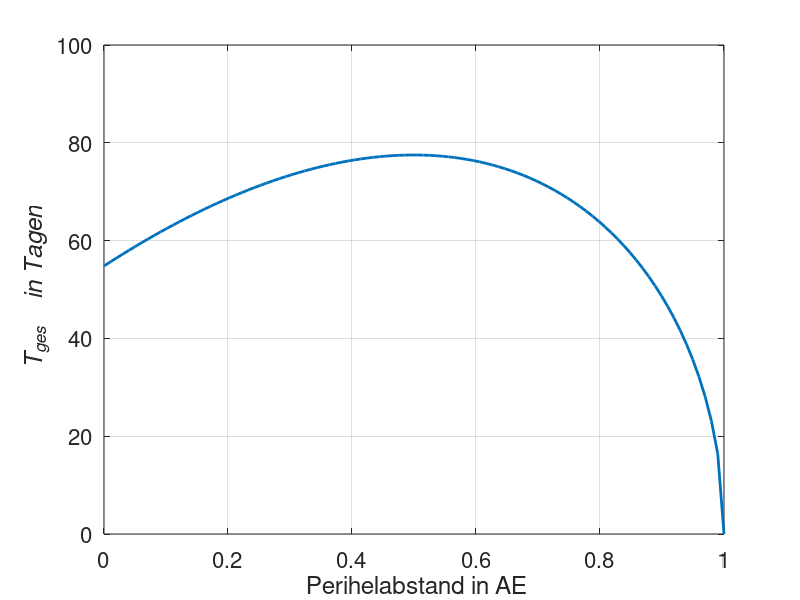

Reproduce this figure in MATLAB.
% -------------------------------------------------------------------------
% VerweildauerKomet.m
% -------------------------------------------------------------------------
% MATLAB-Programm zum Kapitel Himmelsmechanik aus
% "Physikalische Fingerübungen" von Michael Kaschke und Holger Cartarius
% unter Mitwirkung von Ulrich Potthoff
% Alle Rechte bei den Autoren
% Freier Gebrauch mit Buch und/oder Angabe der Quelle erlaubt.
% -------------------------------------------------------------------------
% Verweildauer eines Kometen in Erdnähe.
% -------------------------------------------------------------------------

clc
clear all
close all 

k=linspace(0,1,100);

T = 4*365.25*sqrt(1+3*k-4*k.^3)/(3*sqrt(2)*2*pi);


figure('Name','Verweildauer');
plot(k,T,'LineWidth',2);
hold on;
grid on;
xlim([0 1]);
ylim([0 100]);
ylabel('\it T_{ges}    in Tagen')
xlabel(' Perihelabstand in AE');
set(gca,'FontSize',16);

% -------------------------------------------------------------------------
% Ende Programm
% -------------------------------------------------------------------------
